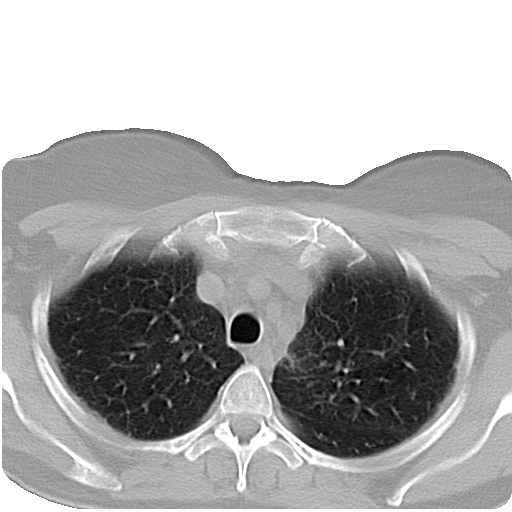
%> input picture lung segmentation from pulmonary CT scans/CT_002.bmp, 512 x 512 px
$ octave Iterative_thresholding.m   (GNU Octave 9; MATLAB toolbox functions it lacks are replaced by stand-ins)
%> lines starting %> are read from the running program, lines starting %| are printed output that depends on the picture; in (x1, y1, x2, y2) boxes, pixels count from 0 and x2, y2 are one past the last pixel; in counts of white or black regions, pixels touching at a corner belong together; the program's own positions count from 1
Y=double(imread('CT_002.bmp'));
%> Y: size 512x512 double; min 0, max 255, mean 172; mean of the top-left, top-right, bottom-left and bottom-right quarters 213.6, 223.4, 126.3, 124.8
x=imread('Ground_Truth_CT_002.bmp');
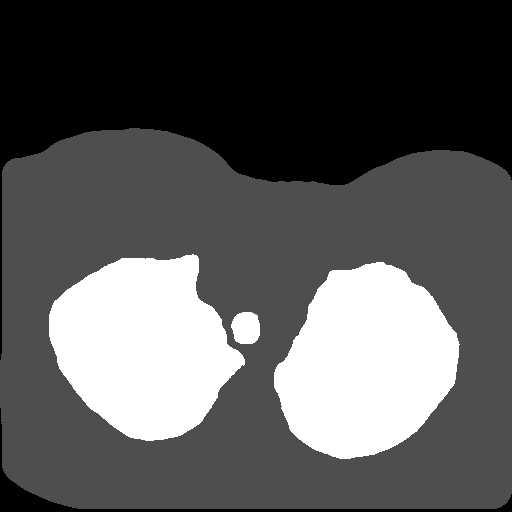
%> input picture lung segmentation from pulmonary CT scans/Ground_Truth_CT_002.bmp, 512 x 512 px
%> x is the input picture: size 512x512 uint8; min 0, max 255, mean 88.5
T= 128; % Initial Threshold
for i=1:10
Mu1=mean(nonzeros(((Y>T).*Y))); % Compute the mean of the nonzero values
% in the matrix [(Y>T).*Y]
Mu2=mean(nonzeros(((Y<=T).*Y))); % Compute the mean of the nonzero values
% in the matrix [(Y<=T)*Y]
T_updated= (Mu1 + Mu2)/2 % Updated value of threshold
if T_updated==T
break
else
T=T_updated;
end
end
%> this loop made 2 passes
%> (Mu1, Mu2, T_updated, T) on pass 1: (205.6, 51.43, 128.5, 128.5)
%> (Mu1, Mu2, T_updated) on pass 2: (205.6, 51.43, 128.5)
y2 = Y<T_updated; %binary image lung and chest in the original
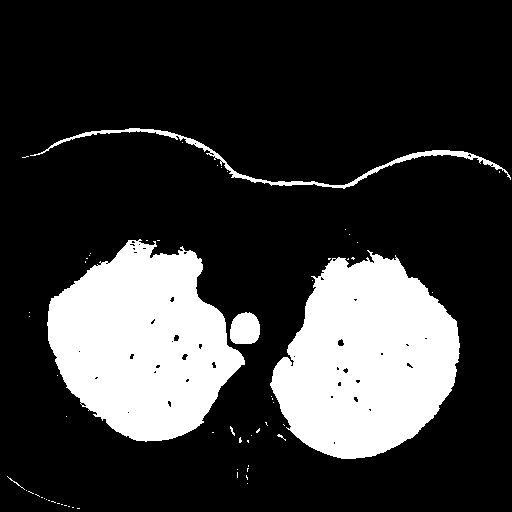
%> y2: size 512x512 logical; 21.8% white; 61 white regions (55 under 20 px), largest, box (x1, y1, x2, y2) and area: (270, 250, 460, 459) 27474, (47, 239, 245, 442) 26646, (30, 128, 511, 189) 1939, (230, 312, 260, 344) 800, (7, 476, 25, 490) 24, (230, 426, 235, 436) 20
x1= x>78;         %binary image lung and chest in ground truth
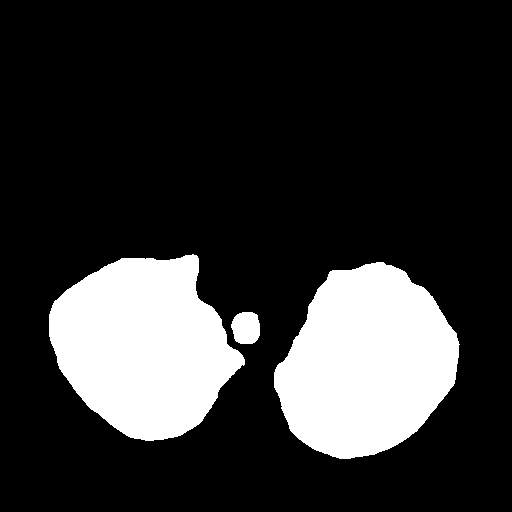
%> x1: size 512x512 logical; 19.9% white; 3 white regions, box (x1, y1, x2, y2) and area: (274, 262, 460, 459) 26136, (49, 254, 245, 441) 25311, (231, 312, 260, 344) 774

sq=strel('square',3);
dis=strel('disk',3);
dis8=strel('disk',8);

y1=imclose(imopen(y2,dis),dis);
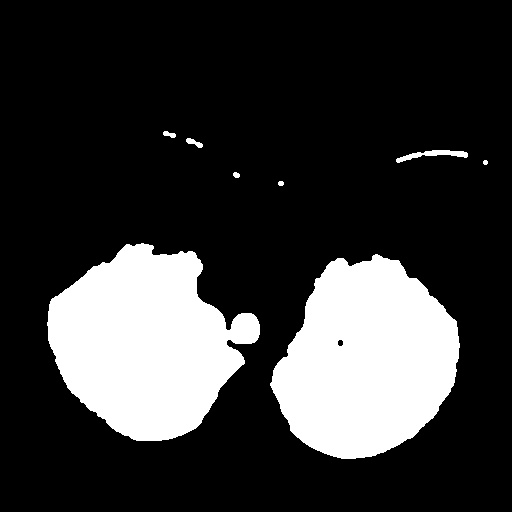
%> y1: size 512x512 logical; 21.2% white; 8 white regions, largest, box (x1, y1, x2, y2) and area: (270, 254, 460, 459) 27528, (47, 243, 260, 441) 27519, (396, 150, 468, 163) 364
y1=imclose(imopen(y1,sq),sq);
y1=imclose(imopen(y1,dis8),dis8);
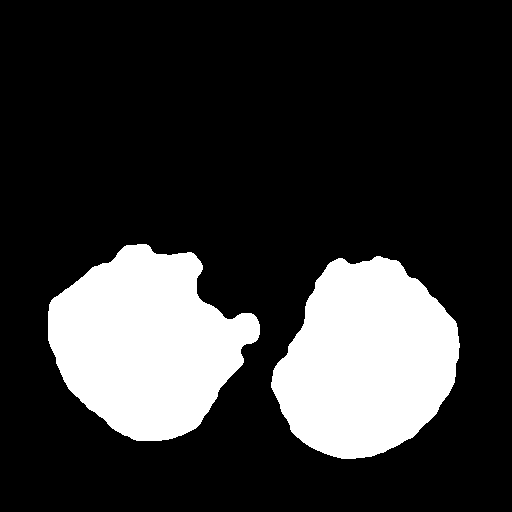
%> y1: size 512x512 logical; 21% white; 2 white regions, box (x1, y1, x2, y2) and area: (48, 244, 260, 441) 27624, (271, 256, 460, 459) 27516


%calculating TP   lung in both (origninal and ground truth)
tp1=y1+x1;         % generation values (0,1,2) 2 mean lung in both
tp=tp1>1;          % just only to image the common area
%> tp: size 512x512 logical; 19.9% white; 3 white regions, box (x1, y1, x2, y2) and area: (274, 262, 460, 459) 26098, (49, 254, 244, 441) 25278, (231, 313, 260, 344) 738
TP=length(find(tp==1));
%> TP = 52114

%calculating of FN  chest in original  lung in ground truth
fn=x1-y1;       % (binary Image) to determine the lung in ground truth which isnt in original
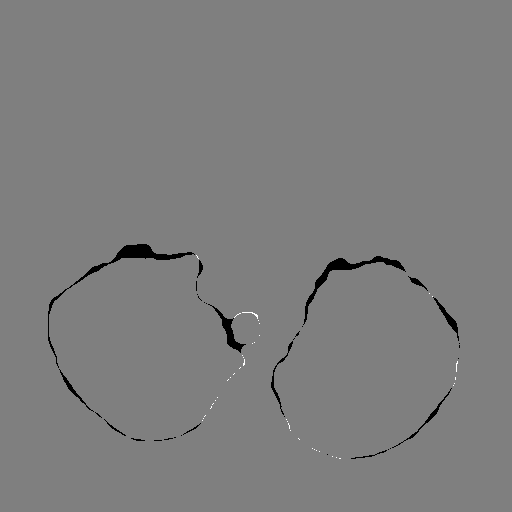
%> fn: size 512x512 double; min -1, max 1, mean -0.0111; drawn with min black and max white
FN=length(find(fn==1));
%> FN = 107

%calculation of FP  lung in original  , chest in ground truth
fp=y1-x1;        %binary image to determind the lung in the orignal which isnt in the ground truth
FP=length(find(fp==1));
%> FP = 3026

DSC=2*TP/(2*TP+FN+FP)
%> DSC = 0.971


% to illustrate the diference in images
% imshow(x1),figure,imshow(y1),figure,imshow(tp)
% imshow(x1),figure,imshow(y1),figure,imshow(fn)
% imshow(x1),figure,imshow(y1),figure,imshow(fp)
